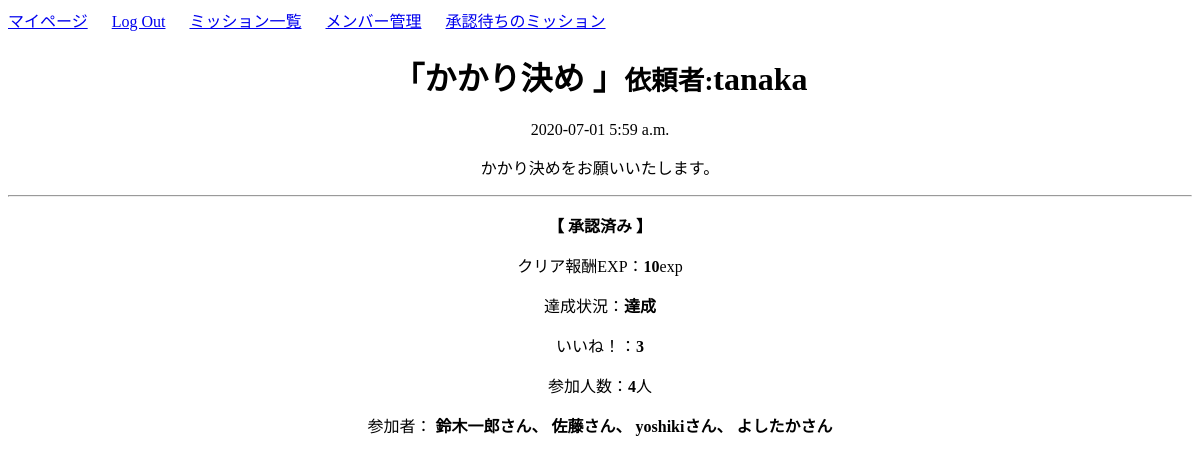
Page /mission/14/ (signed in) on the committed database.
### mission/models.py (models this page shows, shortened)
class Mission(models.Model):
    author = models.ForeignKey(User, on_delete=models.CASCADE)
    title = models.CharField(max_length=100)
    content = models.TextField()
    date_posted = models.DateTimeField(default=timezone.now)
    mission_flg = models.IntegerField(choices=EXAMPLE_FLG, default=0)    # 達成状況(0:実践中 / 1:達成)
    cost_exp = models.IntegerField(default=3)                            # 作成時に消費されるポイント(使えていない)
    success_exp = models.IntegerField(default=10)                        # クリア報酬ポイント
    good_count = models.IntegerField(default=0)                          # いいね数
    participants = models.IntegerField(default=0)                        # 参加者数
    participants_list_text = models.CharField(max_length=200, default='')# 参加者リスト(文字列で保存)
    participants_list = models.ManyToManyField(Profile)                  # 参加者リスト(他対他)
    approval = models.IntegerField(choices=EXAMPLE_APPROVAL, default=0)  # 承認状況

### user/models.py (models this page shows, shortened)
class Profile(models.Model):
    user = models.OneToOneField(User, on_delete=models.CASCADE)
    kubun = models.CharField(verbose_name='区分',
                             max_length=2,
                             choices=KUBUN_CHOICES,
                             blank=True)
    exp_total = models.IntegerField(verbose_name='経験値', default=10)
    create_count = models.IntegerField(default=0)         # ミッション作成回数
    my_success_count = models.IntegerField(default=0)     # 自ら作成したミッションの達成数
    join_count = models.IntegerField(default=0)           # ミッション参加回数
    team_success_count = models.IntegerField(default=0)   # 参加したミッションの達成回数

### mission/views.py (the view)
# urls.py: path('mission/<int:pk>/',views.MissionDetailView.as_view(),name='mission-detail'),
class MissionDetailView(DetailView, ModelFormMixin):
    model = Mission
    template_name = 'mission/mission_detail.html'
    fields = ()
    def get_context_data(self, **kwargs):
        context = super(MissionDetailView, self).get_context_data(**kwargs)
        profile = Profile.objects.get(user=self.request.user)  # ログインユーザーのプロフィール
        context.update({
            'form': ApprovalForm(**self.get_form_kwargs()),
            'profile' : profile,
        })
        return context

### mission/templates/mission/mission_detail.html (shortened to what this page needs)
{% extends 'mission/base.html' %}
{% block body %}
<center>
    <h1>「{{ object.title }} 」<small>依頼者:</small><span>{{ object.author }}</span></h1>
    <p>{{ object.date_posted|date:'Y-m-d P' }}</p>
    <p> {{ object.content }}</p>
    <hr>
    <b><p>【 {{ object.get_approval_display }} 】</p></b>
    <p>クリア報酬EXP：<b>{{ object.success_exp}}</b>exp</p>
    <p>達成状況：<b>{{ object.get_mission_flg_display }}</b></p>
    <p>いいね！：<b>{{ object.good_count}}</b></p>
    <p>参加人数：<b>{{ object.participants }}</b>人</p>
    {% if object.participants > 0 %}
    <p>参加者：<b>
    {% for item in mission.participants_list.all %}
        {% if forloop.last %}
            {{ item.user }}さん
        {% else %}
            {{ item.user }}さん、
        {% endif %}
    {% endfor %}
        </b></p>
    {% endif %}
</center>
<br>
{% endblock body %}

### rows in the picture
Mission: title "かかり決め", author "tanaka", date_posted "2020-07-01 5:59 a.m.", content "かかり決めをお願いいたします。", approval "承認済み", success_exp "10", mission_flg "達成", good_count "3", participants "4"
Profile: user "鈴木一郎"
Profile: user "佐藤"
Profile: user "yoshiki"
Profile: user "よしたか"
